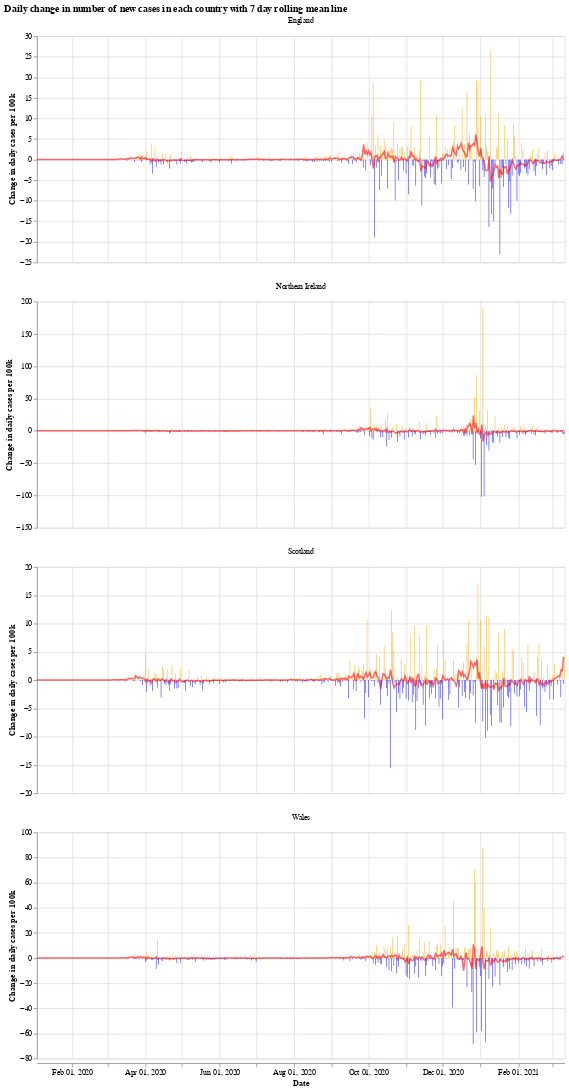

Notebook cell for this chart:
### Markdown cell above
We will use the Python library `Altair` for visualising the data, see the [altair docs](https://altair-viz.github.io/) for more information.

First we have a graph which shows the daily change in the number of new cases for each country. This number jumps up and down all over the place, which is likely due to delay in reporting of new cases over the weekend. Another interesting thing is that it looks like the daily cases in Wales experienced a much shorter period of calm over the summer (calm in the sense of daily cases not jumping up and down).

The orange bars are days when the number of new cases (per 100k population) was more than the previous day, while the blue are days when the number of new cases dropped. The red line is the 7 day moving average. 

When the moving average line is below 0, it means that there is a consistent drop in new cases. We can see this clearly happening around the times that lockdowns were introduced (though, to varying degrees). I will update the graphs soon with a marker of when each lockdown started.

### Code cell
# collapse
import altair as alt

bars = alt.Chart(uk_cases).mark_bar().encode(
    x=alt.X("yearmonthdate(date):T", axis=alt.Axis(title='Date')),
    y=alt.Y("casesChangeRate:Q", axis=alt.Axis(title='Change in daily cases per 100k')),
    tooltip='casesChange',
    color=alt.condition(
        alt.datum.casesChangeRate > 0,
        alt.value("orange"),  # The positive color
        alt.value("blue")  # The negative color
    )
).properties(title='Daily change in number of new cases with 7 day rolling mean',width=700).interactive()

line = alt.Chart(uk_cases).mark_line(
    color='red',
    size=2,
    opacity=0.6
).transform_window(
    rolling_mean='mean(casesChangeRate)',
    frame=[0, 7],
    groupby=['areaName']
).encode(
    x='yearmonthdate(date):T',
    y='rolling_mean:Q'
)

alt.layer(bars, line, data=uk_cases).facet(alt.Column(
    'areaName', title=''), columns=1).resolve_scale(y='independent').properties(title='Daily change in number of new cases in each country with 7 day rolling mean line')

### Figure 1 — Vega-Lite specification as saved in the notebook (floating-point values rounded to 4 significant figures; data arrays with more than 128 entries replaced by an {"elided": "..."} marker saying what was removed)
{"config": {"view": {"continuousWidth": 400, "continuousHeight": 300}}, "data": {"name": "data-d569cc0d6419a390935243a16e8e9a49"}, "facet": {"type": "nominal", "field": "areaName", "title": ""}, "spec": {"layer": [{"mark": "bar", "encoding": {"color": {"condition": {"value": "orange", "test": "(datum.casesChangeRate > 0)"}, "value": "blue"}, "tooltip": {"type": "quantitative", "field": "casesChange"}, "x": {"type": "temporal", "axis": {"title": "Date"}, "field": "date", "timeUnit": "yearmonthdate"}, "y": {"type": "quantitative", "axis": {"title": "Change in daily cases per 100k"}, "field": "casesChangeRate"}}, "selection": {"selector001": {"type": "interval", "bind": "scales", "encodings": ["x", "y"]}}, "title": "Daily change in number of new cases with 7 day rolling mean", "width": 700}, {"mark": {"type": "line", "color": "red", "opacity": 0.6, "size": 2}, "encoding": {"x": {"type": "temporal", "field": "date", "timeUnit": "yearmonthdate"}, "y": {"type": "quantitative", "field": "rolling_mean"}}, "transform": [{"window": [{"op": "mean", "field": "casesChangeRate", "as": "rolling_mean"}], "frame": [0, 7], "groupby": ["areaName"]}]}]}, "columns": 1, "resolve": {"scale": {"y": "independent"}}, "title": "Daily change in number of new cases in each country with 7 day rolling mean line", "$schema": "https://vega.github.io/schema/vega-lite/v4.8.1.json", "datasets": {"data-d569cc0d6419a390935243a16e8e9a49": {"elided": "1732 records"}}}
